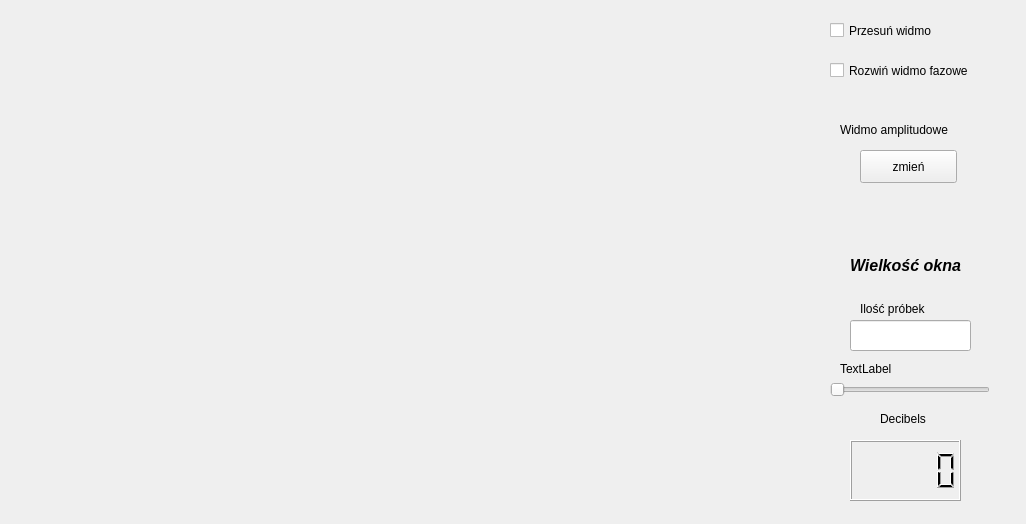
<?xml version="1.0" encoding="UTF-8"?>
<ui version="4.0">
 <class>Visualisation</class>
 <widget class="QWidget" name="Visualisation">
  <property name="geometry">
   <rect>
    <x>0</x>
    <y>0</y>
    <width>1026</width>
    <height>524</height>
   </rect>
  </property>
  <property name="windowTitle">
   <string>Form</string>
  </property>
  <widget class="QPushButton" name="pbChangeSpectrum">
   <property name="geometry">
    <rect>
     <x>860</x>
     <y>150</y>
     <width>97</width>
     <height>33</height>
    </rect>
   </property>
   <property name="text">
    <string>zmień</string>
   </property>
  </widget>
  <widget class="QLabel" name="labelSpectrum">
   <property name="geometry">
    <rect>
     <x>840</x>
     <y>120</y>
     <width>151</width>
     <height>20</height>
    </rect>
   </property>
   <property name="layoutDirection">
    <enum>Qt::LeftToRight</enum>
   </property>
   <property name="text">
    <string>Widmo amplitudowe</string>
   </property>
   <property name="alignment">
    <set>Qt::AlignJustify|Qt::AlignVCenter</set>
   </property>
  </widget>
  <widget class="QCheckBox" name="cbFFTShift">
   <property name="geometry">
    <rect>
     <x>830</x>
     <y>20</y>
     <width>151</width>
     <height>21</height>
    </rect>
   </property>
   <property name="text">
    <string>Przesuń widmo</string>
   </property>
  </widget>
  <widget class="QCheckBox" name="cbUnwrap">
   <property name="geometry">
    <rect>
     <x>830</x>
     <y>60</y>
     <width>191</width>
     <height>21</height>
    </rect>
   </property>
   <property name="text">
    <string>Rozwiń widmo fazowe</string>
   </property>
  </widget>
  <widget class="QSlider" name="sliderSamplesCount">
   <property name="geometry">
    <rect>
     <x>830</x>
     <y>380</y>
     <width>160</width>
     <height>20</height>
    </rect>
   </property>
   <property name="orientation">
    <enum>Qt::Horizontal</enum>
   </property>
  </widget>
  <widget class="QLineEdit" name="leSamplesCount">
   <property name="geometry">
    <rect>
     <x>850</x>
     <y>320</y>
     <width>121</width>
     <height>31</height>
    </rect>
   </property>
  </widget>
  <widget class="QLabel" name="labelWindowSize">
   <property name="geometry">
    <rect>
     <x>850</x>
     <y>250</y>
     <width>121</width>
     <height>31</height>
    </rect>
   </property>
   <property name="font">
    <font>
     <pointsize>12</pointsize>
     <weight>75</weight>
     <italic>true</italic>
     <bold>true</bold>
    </font>
   </property>
   <property name="text">
    <string>Wielkość okna</string>
   </property>
  </widget>
  <widget class="QLabel" name="labelSamplesCount">
   <property name="geometry">
    <rect>
     <x>860</x>
     <y>300</y>
     <width>101</width>
     <height>17</height>
    </rect>
   </property>
   <property name="text">
    <string>Ilość próbek</string>
   </property>
  </widget>
  <widget class="QLabel" name="labelWindowTime">
   <property name="geometry">
    <rect>
     <x>840</x>
     <y>360</y>
     <width>67</width>
     <height>17</height>
    </rect>
   </property>
   <property name="text">
    <string>TextLabel</string>
   </property>
  </widget>
  <widget class="QLCDNumber" name="lcdDBNumber">
   <property name="geometry">
    <rect>
     <x>850</x>
     <y>440</y>
     <width>111</width>
     <height>61</height>
    </rect>
   </property>
   <property name="layoutDirection">
    <enum>Qt::LeftToRight</enum>
   </property>
   <property name="autoFillBackground">
    <bool>false</bool>
   </property>
   <property name="smallDecimalPoint">
    <bool>false</bool>
   </property>
  </widget>
  <widget class="QLabel" name="labelDecibels">
   <property name="geometry">
    <rect>
     <x>880</x>
     <y>410</y>
     <width>67</width>
     <height>17</height>
    </rect>
   </property>
   <property name="text">
    <string>Decibels</string>
   </property>
  </widget>
 </widget>
 <resources/>
 <connections/>
</ui>
